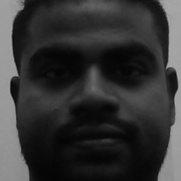
#> input picture cogni/TrainingImage/Appus.4444.101.jpg, 181 x 181 px, given in place of the camera
$ python homge.py
#> lines starting #> are read from the running program, lines starting #| are printed output that depends on the picture; after the words box and inside, x2 and y2 are one past the last pixel; in counts of white or black regions, pixels touching at a corner belong together
#> the answer given: 1
### cogni/check_camera.py
def camer():
    import cv2
    # Load the cascade
    face_cascade = cv2.CascadeClassifier('haarcascade_frontalface_default.xml')
    # To capture video from webcam.
    cap = cv2.VideoCapture(0)
    while True:
        # Read the frame
        _, img = cap.read()
#> img is the input picture: shape (181, 181, 3); min 4, max 169, mean 52
        # Convert to grayscale
        gray = cv2.cvtColor(img, cv2.COLOR_BGR2GRAY)
        # Detect the faces
        faces = face_cascade.detectMultiScale(gray, 1.3, 5, minSize=(30, 30), flags=cv2.CASCADE_SCALE_IMAGE)
#> faces = [[18, 13, 151, 151]]
        # Draw the rectangle around each face
        for (x, y, w, h) in faces:
            cv2.rectangle(img, (x, y), (x + w, y + h), (10, 159, 255), 2)
#> this loop made 1 pass
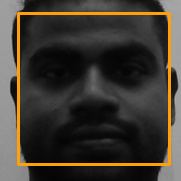
#> img: shape (181, 181, 3); 5.52% of pixels changed, all inside (x1, y1, x2, y2) = (17, 12, 171, 166)
        # Display
        cv2.imshow('Webcam Check', img)
        # Stop if escape key is pressed
        if cv2.waitKey(1) & 0xFF == ord('q'):
#> (key q is pressed here)
                break
    # Release the VideoCapture object
    cap.release()
    cv2.destroyAllWindows()

#camer()

### cogni/homge.py
import os  # accessing the os functions
from check_camera import camer
from Capture_Image import takeImages
from Train_Image import TrainImages
from Recognize import  recognize_attendence
def title_bar():
    os.system('cls')  # for windows
    # title of the program

    print("\t**********************************************")
    print("\t***** Face Recognition Attendance System *****")
    print("\t**********************************************")

def mainMenu():
    title_bar()
    print()
    print(10 * "*", "WELCOME MENU", 10 * "*")
    print("[1] Check Camera")
    print("[2] Capture Faces")
    print("[3] Train Images")
    print("[4] Recognize & Attendance")
    print("[5] Quit")

    while True:
        try:
            choice = int(input("Enter Choice: "))
            if choice == 1:
                print("check camera...")
                """jmnxzbgkjserkgkhj"""
                checkCamera()
                break
            elif choice == 2:
                print("Capture image from video...")
                CaptureFaces()
                break
            elif choice == 3:
                print("Train images...")
                Trainimages()
                break
            elif choice == 4:
                print("Recognize face...")
                RecognizeFaces()
                break
            elif choice == 5:
                print("Thank You, bye...")
                break
            else:
                print("Invalid Choice. Enter 1-5")
                mainMenu()
        except Exception as e:
            print("Error:",e)
            print("Invalid Choice. Enter 1-5\n Try Again")

# calling the camera test function from check camera.py file
def checkCamera():
    camer()
    print("For check camera...")
    key = input("Enter any key to return main menu")
    mainMenu()
#> the answer given: 1
#> the loop in camer (call 2), `for (x, y, w, h) in faces:` made 1 pass
#> (key Esc is pressed here)
#> the answer given: 1
# calling the take image function form capture image.py file

def CaptureFaces():
    takeImages()
    key = input("Enter any key to return main menu")
    mainMenu()
# -----------------------------------------------------------------
# calling the train images from train_images.py file
def Trainimages():
    TrainImages()
    key = input("Enter any key to return main menu")
    mainMenu()
# --------------------------------------------------------------------
# calling the recognize_attendance from recognize.py file
def RecognizeFaces():
    recognize_attendence()
    key = input("Enter any key to return main menu")
    mainMenu()
#> (the run stopped early here; a loop or call above may not have finished)
